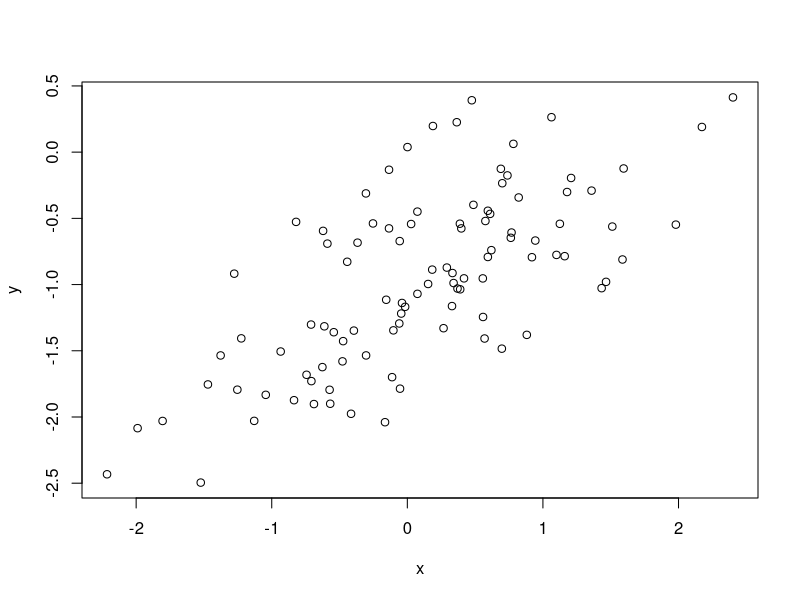
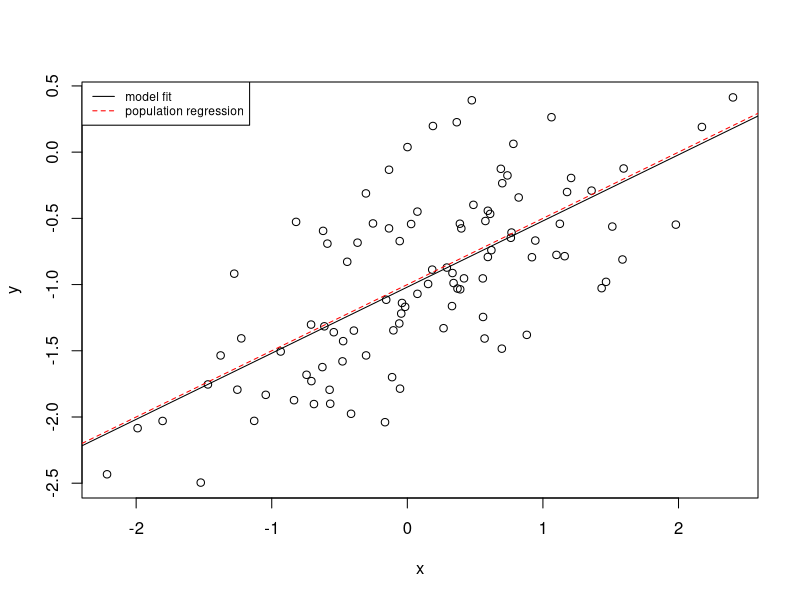
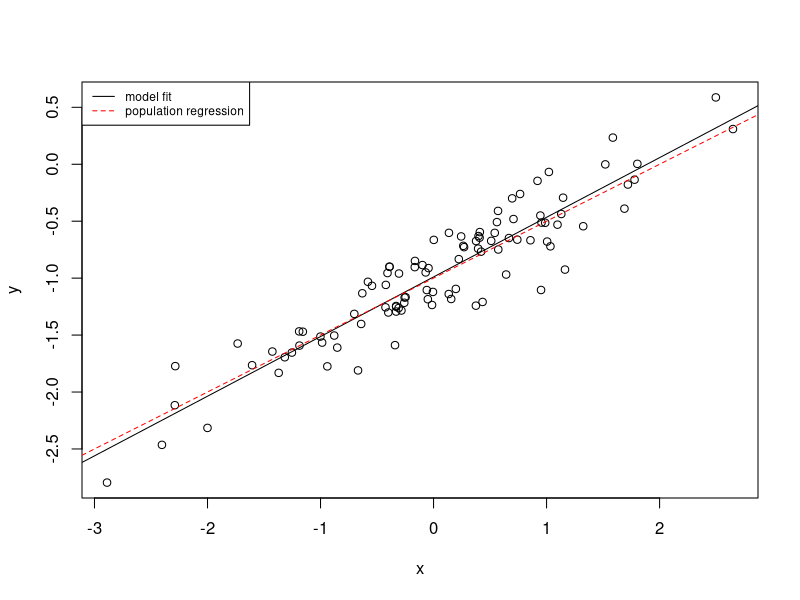
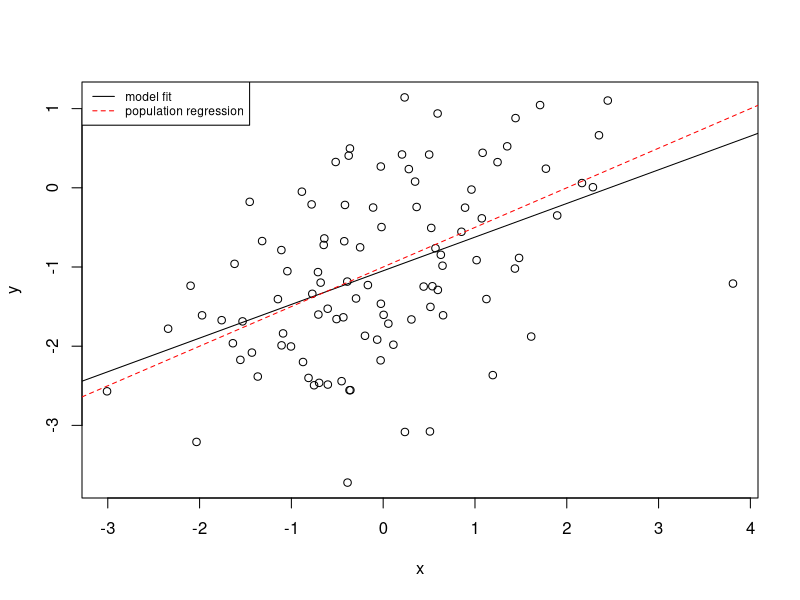

Reproduce these figures in R, in order.
## ---- chunk 1
set.seed(1)
x <- rnorm(100, 0, 1)
## ---- chunk 2
eps <- rnorm(100, 0, sqrt(0.25))
## ---- chunk 3
y <- -1 + 0.5 * x + eps
## ---- chunk 4
plot(x, y)
## ---- chunk 5
fit <- lm(y ~ x)
summary(fit)
## ---- chunk 6
plot(x, y)
abline(fit)
abline(-1, 0.5, col = "red", lty = 2)
legend("topleft",
  c("model fit", "population regression"),
  col = c("black", "red"),
  lty = c(1, 2), 
  cex = 0.72,
)
## ---- chunk 7
fit2 <- lm(y ~ poly(x, 2))
anova(fit, fit2)
## ---- chunk 8
set.seed(1)
x <- rnorm(100, 0, 1)
eps <- rnorm(100, 0, sqrt(0.25))
y <- -1 + 0.5 * x + eps
fit <- lm(y ~ x)
summary(fit)
## ---- chunk 9
x <- rnorm(100, 0, 1)
y <- -1 + 0.5 * x + rnorm(100, 0, sqrt(0.05))

fit3 <- lm(y ~ x)
summary(fit3)
## ---- chunk 10
plot(x, y)
abline(fit3)
abline(-1, 0.5, col = "red", lty = 2)
legend("topleft",
  c("model fit", "population regression"),
  col = c("black", "red"),
  lty = c(1, 2), 
  cex = 0.72
)
## ---- chunk 11
x <- rnorm(100, 0, 1)
y <- -1 + 0.5 * x + rnorm(100, 0, 1)

fit4 <- lm(y ~ x)
summary(fit4)
## ---- chunk 12
plot(x, y)
abline(fit4)
abline(-1, 0.5, col = "red", lty = 2)
legend("topleft",
  c("model fit", "population regression"),
  col = c("black", "red"),
  lty = c(1, 2), 
  cex = 0.72,
)
## ---- chunk 13
confint(fit)
confint(fit3)
confint(fit4)
